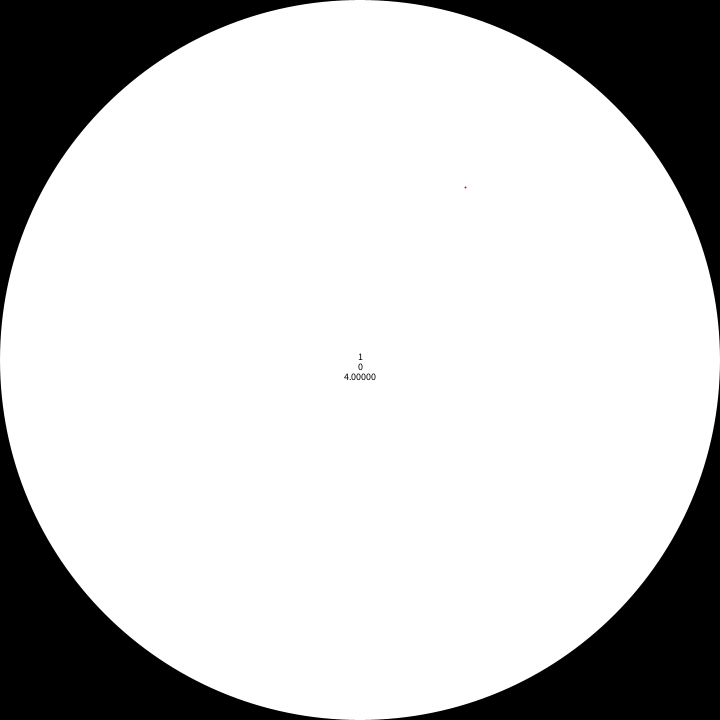
Frame 1 (no input)
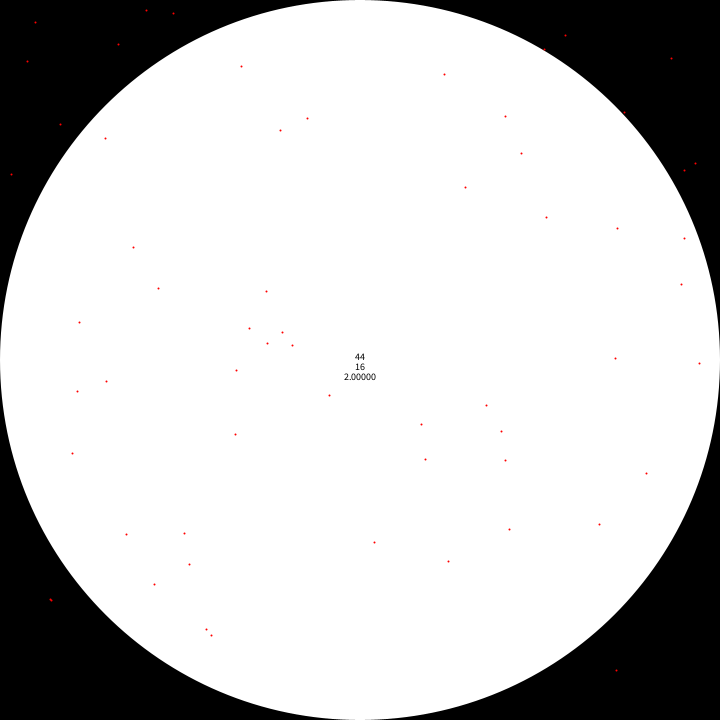
Frame 60 (the mouse pressed at the canvas centre just before this capture)
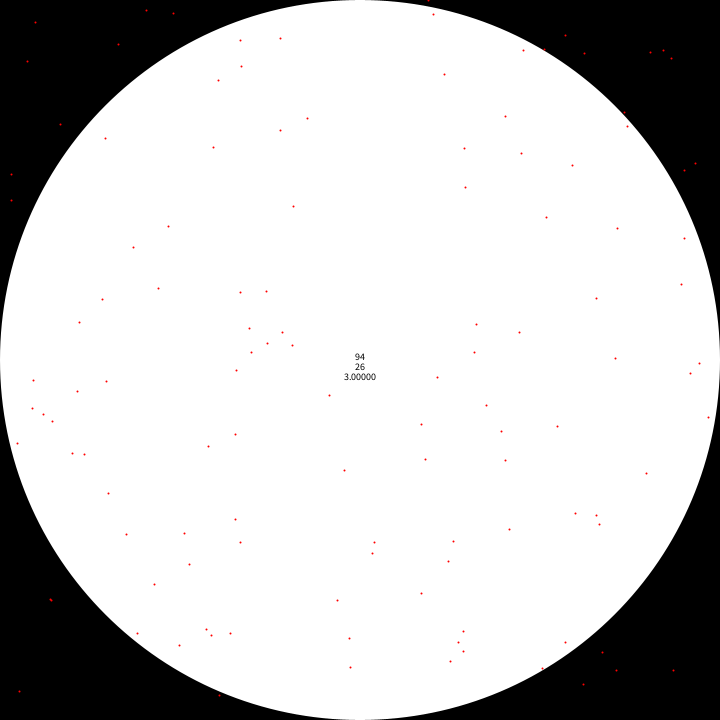
Frame 120 (the mouse held since frame 60 and released just before this capture)

The Processing sketch that drew these frames (run headless with seeded random() and noise(); from frame 60 on, the mouse is pressed at the canvas centre):

// Processing sketch: MonteCarloPi
// ── MonteCarloPi.pde
ArrayList<PVector> points;
PVector centre;
int pointsInsideCircle, pointsOutsideCircle;

void setup(){
    size(720, 720);
    centre = new PVector(width/2, height/2);
    points = new ArrayList<PVector>();
    pointsInsideCircle = 0;
    pointsOutsideCircle = 0;
    textSize(10);
    textAlign(CENTER);
}

void draw(){
    if(points.size() > 10000){
        noLoop();
    }
    background(0);
    noStroke();
    fill(255);
    ellipse(width/2, height/2, 720, 720);
    PVector p = new PVector(random(width),random(height));
    classify(p);
    stroke(255, 0, 0);
    strokeWeight(2);
    points.add(p);
    for(PVector point : points){
        point(point.x, point.y);
    }
    
    fill(0);
    float percentage = 4*pointsInsideCircle/(pointsInsideCircle+pointsOutsideCircle);
    // String s = ("Points inside circle: %i, Points outside circle: %i, Percentage Outside: %f" % (pointsInsideCircle, pointsOutsideCircle, percentage));
    // String s = ("Points inside circle: %i" % (pointsInsideCircle));
    // s = ("This %s is %i years old, and weighs %.1f pounds." % ("Turtle", 3, 10.5))
    // text(str(pointsInsideCircle), width/2, height/2);
    text(str(pointsInsideCircle),width/2, height/2);
    text(str(pointsOutsideCircle), width/2, height/2+10);
    text(nf(percentage,0,5), width/2, height/2+20);
}

void classify(PVector p){
    if(p.dist(centre) > 360){
        pointsOutsideCircle ++;
    } else {
        pointsInsideCircle ++;
    }
}
